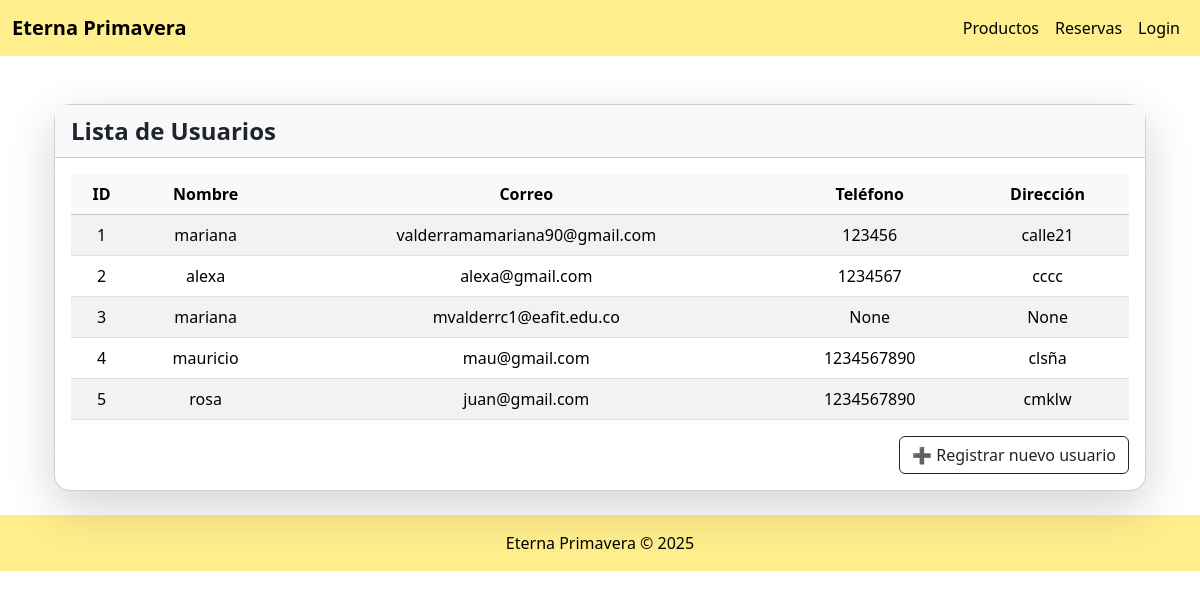
Page /usuarios/lista_usuarios on the earlier database version.
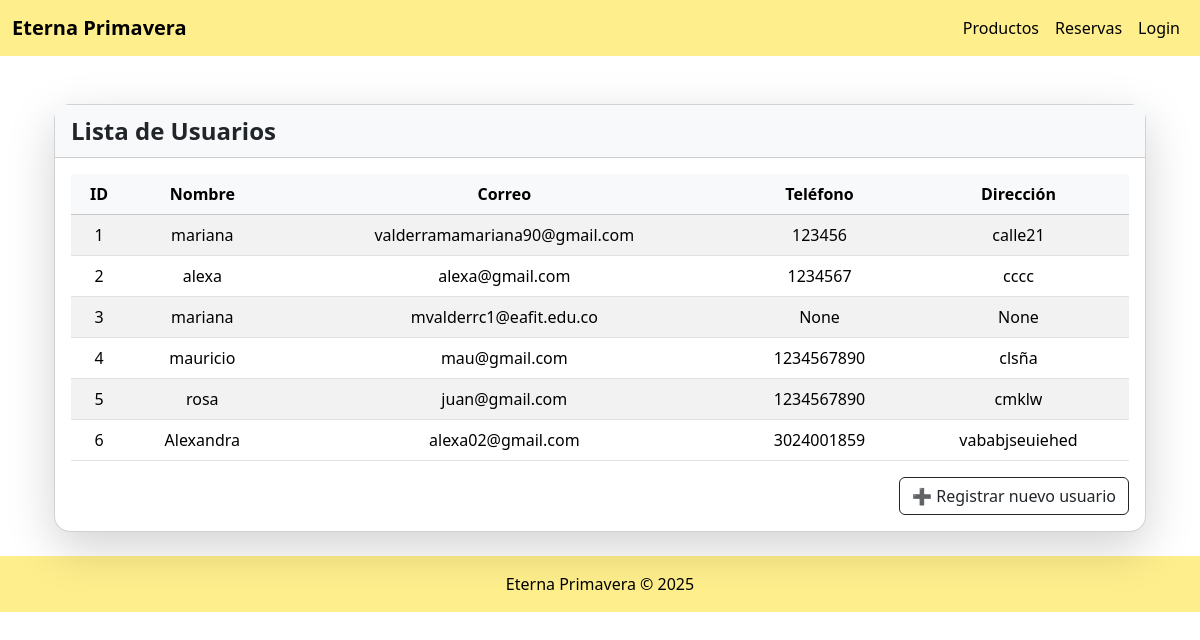
Same page on the later database version.
### usuarios/models.py (models this page shows, shortened)
class Usuario(AbstractBaseUser, PermissionsMixin):
    id = models.AutoField(primary_key=True)
    nombre = models.CharField(max_length=100)
    correo = models.EmailField(unique=True)
    telefono = models.CharField(max_length=15, blank=True, null=True)
    direccion = models.TextField(blank=True, null=True)
    is_active = models.BooleanField(default=True)
    is_staff = models.BooleanField(default=False)
    objects = UsuarioManager()
    USERNAME_FIELD = "correo"
    REQUIRED_FIELDS = ["nombre"]

### usuarios/views.py (the view)
# urls.py: path('lista_usuarios', views.lista_usuarios, name='lista_usuarios'),
def lista_usuarios(request):
    usuarios = Usuario.objects.all()
    return render(request, 'usuarios/lista_usuarios.html', {'usuarios': usuarios})

### usuarios/templates/usuarios/lista_usuarios.html
{% extends "base.html" %}
{% block content %}
<div class="container mt-5">
    <div class="card shadow-lg rounded-4">
        <div class="card-header bg-light text-dark fw-bold fs-4">
            Lista de Usuarios
        </div>
        <div class="card-body">
            <table class="table table-striped table-hover align-middle text-center">
                <thead class="table-light">
                    <tr>
                        <th>ID</th>
                        <th>Nombre</th>
                        <th>Correo</th>
                        <th>Teléfono</th>
                        <th>Dirección</th>
                    </tr>
                </thead>
                <tbody>
                    {% for usuario in usuarios %}
                    <tr>
                        <td>{{ usuario.id }}</td>
                        <td>{{ usuario.nombre }}</td>
                        <td>{{ usuario.correo }}</td>
                        <td>{{ usuario.telefono }}</td>
                        <td>{{ usuario.direccion }}</td>
                    </tr>
                    {% empty %}
                    <tr>
                        <td colspan="5" class="text-muted">No hay usuarios registrados.</td>
                    </tr>
                    {% endfor %}
                </tbody>
            </table>
            <div class="d-flex justify-content-end mt-3">
                <a href="{% url 'registrar_usuario' %}" class="btn btn-outline-dark">
                    ➕ Registrar nuevo usuario
                </a>
            </div>
        </div>
    </div>
</div>
{% endblock %}

Differences in the rows shown:
added Usuario: id "6", nombre "Alexandra", correo "alexa02@gmail.com", telefono "3024001859", direccion "vababjseuiehed"
